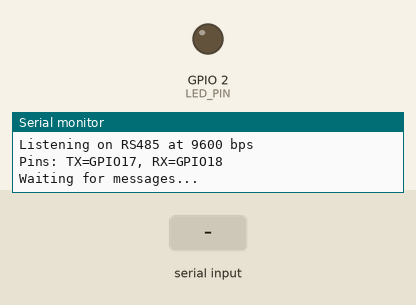
This sketch was run on a simulated ESP32-S3. On the bench: output pins drawn as LEDs (lit = HIGH), the last lines printed to the serial monitor. The test bench sets the inputs (shaded band).

Above: at 3.4 s.
3.5 s: "1\n" received over the second serial link
At 5.0 s:
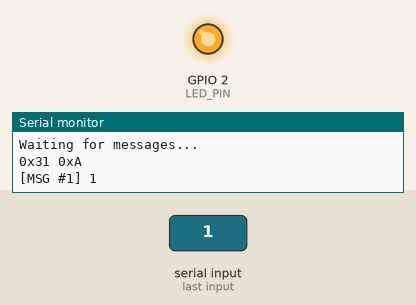
Timing chart, 0 to 11.0 s (numbered marks = the images above; inputs shaded):
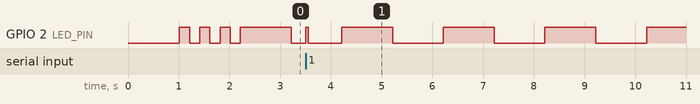

The sketch:

esp32_rs485_simple_listener.ino
```cpp
/*
 * RS485 Simple Listener - ESP32-S3-Zero
 * Listens for any messages on RS485 at 9600 baud and prints them to Serial
 *
 * Hardware Setup:
 * - ESP32-S3-Zero board
 * - TX/RX TTL signals connected to RS485 adapter (TX=GPIO17, RX=GPIO18)
 * - A+/B- differential signals to PC via RS485-USB adapter
 *
 * This is a simple debug tool to verify RS485 communication
 */

#include <HardwareSerial.h>

// Configuration
#define LED_PIN 2  // Built-in LED on ESP32-S3-Zero
#define BAUD_RATE 9600

// Serial communication
HardwareSerial rs485Serial(1);  // Use UART1

// Status
unsigned long messageCount = 0;
unsigned long lastActivityTime = 0;

void setup() {
  // Initialize built-in LED
  pinMode(LED_PIN, OUTPUT);
  digitalWrite(LED_PIN, LOW);

  // Initialize USB Serial for debugging
  Serial.begin(115200);
  delay(1000);

  Serial.println("\n\n===========================================");
  Serial.println("RS485 Simple Listener");
  Serial.println("ESP32-S3-Zero @ 9600 baud");
  Serial.println("===========================================");

  // Initialize RS485 serial on UART1
  // Pins: 17 (TX), 18 (RX)
  rs485Serial.begin(BAUD_RATE, SERIAL_8N1, 18, 17);

  Serial.print("Listening on RS485 at ");
  Serial.print(BAUD_RATE);
  Serial.println(" bps");
  Serial.println("Pins: TX=GPIO17, RX=GPIO18");
  Serial.println("Waiting for messages...\n");

  // Startup LED sequence
  for (int i = 0; i < 3; i++) {
    digitalWrite(LED_PIN, HIGH);
    delay(200);
    digitalWrite(LED_PIN, LOW);
    delay(200);
  }

  lastActivityTime = millis();
}

void loop() {
  static String incomingMessage = "";
  static unsigned long lastHeartbeat = 0;
  static bool ledState = false;

  // Heartbeat LED (blink every second to show we're alive)
  if (millis() - lastHeartbeat > 1000) {
    ledState = !ledState;
    digitalWrite(LED_PIN, ledState ? HIGH : LOW);
    lastHeartbeat = millis();
  }

  // Check for incoming data
  while (rs485Serial.available()) {
    char incomingChar = rs485Serial.read();

    lastActivityTime = millis();

    // Print raw byte value for debugging
    Serial.print("0x");
    Serial.print(incomingChar, HEX);
    Serial.print(" ");

    // Check for end of message
    if (incomingChar == '\n' || incomingChar == '\r') {
      if (incomingMessage.length() > 0) {
        // Message complete
        messageCount++;

        Serial.println(); // New line
        Serial.print("[MSG #");
        Serial.print(messageCount);
        Serial.print("] ");
        Serial.println(incomingMessage);
        Serial.println();

        // Flash LED on message received
        digitalWrite(LED_PIN, HIGH);
        delay(50);
        digitalWrite(LED_PIN, LOW);

        // Clear message buffer
        incomingMessage = "";
      }
    } else if (incomingChar >= 32 && incomingChar <= 126) {
      // Printable ASCII character
      incomingMessage += incomingChar;
    } else {
      // Non-printable character - just show in hex output above
    }
  }

  // Print periodic status
  static unsigned long lastStatus = 0;
  if (millis() - lastStatus > 30000) {
    Serial.println("\n--- Status ---");
    Serial.print("Messages received: ");
    Serial.println(messageCount);
    Serial.print("Last activity: ");
    Serial.print((millis() - lastActivityTime) / 1000);
    Serial.println(" seconds ago");
    Serial.print("Uptime: ");
    Serial.print(millis() / 1000);
    Serial.println(" seconds");
    Serial.println("-------------\n");
    lastStatus = millis();
  }
}
```
